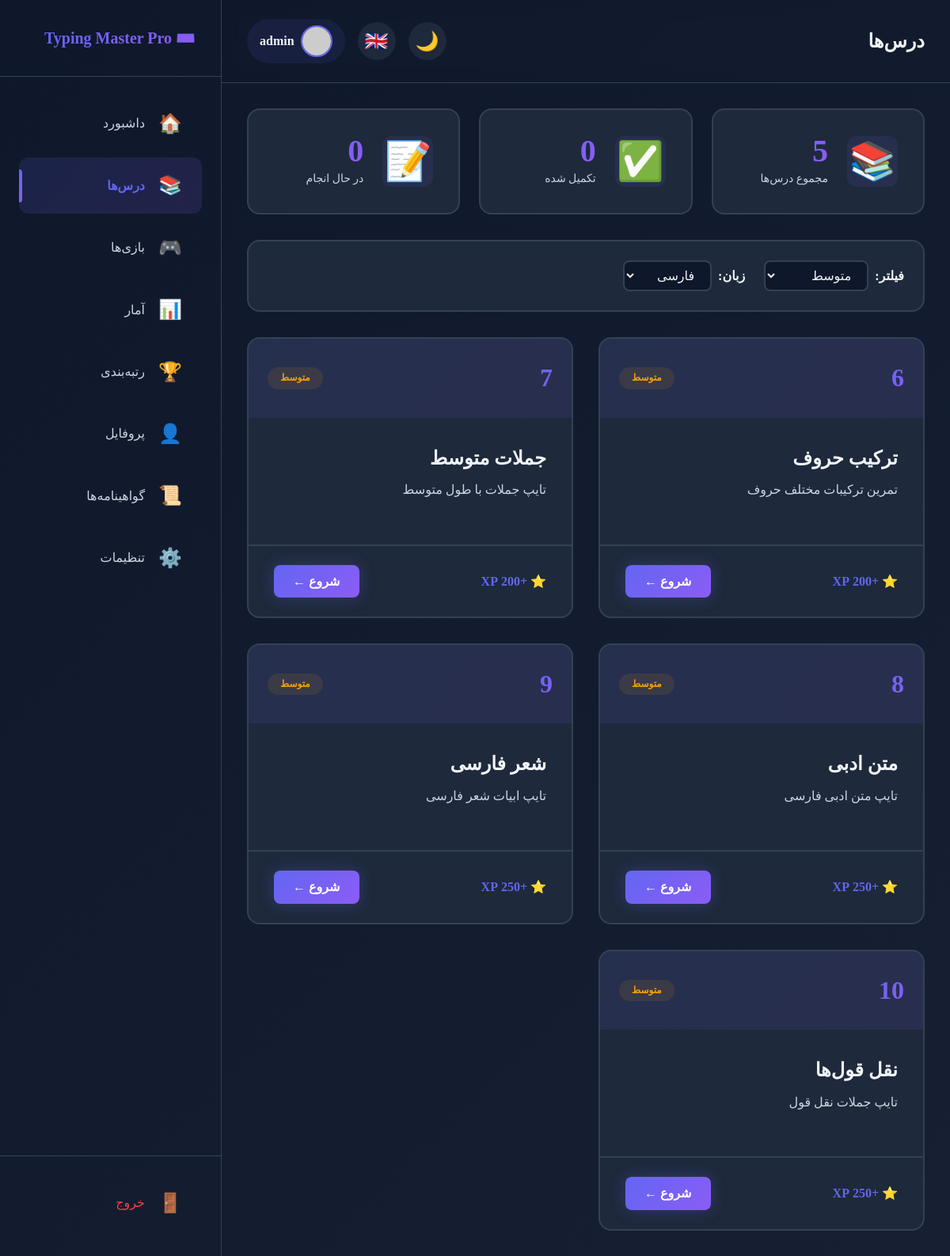
The page /lessons.php?level=intermediate (signed in) on the database its author committed.
### tables this page shows
CREATE TABLE lessons (
    id INT PRIMARY KEY AUTO_INCREMENT,
    title_fa VARCHAR(200) NOT NULL,
    title_en VARCHAR(200) NOT NULL,
    description_fa TEXT,
    description_en TEXT,
    level ENUM('beginner', 'intermediate', 'advanced') DEFAULT 'beginner',
    language ENUM('fa', 'en') NOT NULL,
    content TEXT NOT NULL,
    required_level INT DEFAULT 1,
    xp_reward INT DEFAULT 100,
    order_index INT DEFAULT 0,
    is_active BOOLEAN DEFAULT TRUE,
    created_at TIMESTAMP DEFAULT CURRENT_TIMESTAMP,
    INDEX idx_level (level),
    INDEX idx_language (language),
    INDEX idx_order (order_index)
);

### includes/functions.php (called while the page is built, shortened)
<?php
require_once __DIR__ . '/db.php';
function getLessons($language = null, $level = null) {
    $where = "is_active = 1";
    $params = [];
    if ($language) {
        $where .= " AND language = ?";
        $params[] = $language;
    }
    if ($level) {
        $where .= " AND level = ?";
        $params[] = $level;
    }
    $sql = "SELECT * FROM lessons WHERE {$where} ORDER BY order_index ASC";
    return dbQuery($sql, $params);
}
function getUserLessonProgress($userId, $lessonId) {
    $sql = "SELECT * FROM user_progress WHERE user_id = ? AND lesson_id = ? LIMIT 1";
    return dbQueryOne($sql, [$userId, $lessonId]);
}
function getCurrentLanguage() {
    return DEFAULT_LANGUAGE;
}
function getCurrentTheme() {
    if (isset($_SESSION['theme'])) {
        return $_SESSION['theme'];
    }
    return DEFAULT_THEME;
}
?>

### includes/auth-check.php (called while the page is built, shortened)
<?php
require_once __DIR__ . '/db.php';
require_once __DIR__ . '/functions.php';
function isLoggedIn() {
    return isset($_SESSION['user_id']) && !empty($_SESSION['user_id']);
}
function getCurrentUser() {
    if (isset($_SESSION['user_data'])) {
        return $_SESSION['user_data'];
    }
    return null;
}
?>

### includes/db.php (called while the page is built, shortened)
<?php
class Database {
    private static $instance = null;
    private $connection;
    private $stmt;
    private function __construct() {
        try {
            $dsn = "mysql:host=" . DB_HOST . ";dbname=" . DB_NAME . ";charset=" . DB_CHARSET;
            $options = [
                PDO::ATTR_ERRMODE => PDO::ERRMODE_EXCEPTION,
                PDO::ATTR_DEFAULT_FETCH_MODE => PDO::FETCH_ASSOC,
                PDO::ATTR_EMULATE_PREPARES => false,
                PDO::MYSQL_ATTR_INIT_COMMAND => "SET NAMES utf8mb4 COLLATE utf8mb4_unicode_ci"
            ];
            $this->connection = new PDO($dsn, DB_USER, DB_PASS, $options);
        } catch (PDOException $e) {
            if (DEBUG_MODE) {
                die("Database Connection Error: " . $e->getMessage());
            } else {
                die("خطا در اتصال به دیتابیس. لطفاً بعداً تلاش کنید.");
            }
        }
    }
    public static function getInstance() {
        if (self::$instance === null) {
            self::$instance = new self();
        }
        return self::$instance;
    }
    public function prepare($sql) {
        $this->stmt = $this->connection->prepare($sql);
        return $this;
    }
    public function execute($params = []) {
        try {
            $this->stmt->execute($params);
            return $this;
        } catch (PDOException $e) {
            if (DEBUG_MODE) {
                die("Query Error: " . $e->getMessage());
            }
            return false;
        }
    }
    public function fetchAll() {
        return $this->stmt->fetchAll();
    }
    public function fetch() {
        return $this->stmt->fetch();
    }
}
function db() {
    return Database::getInstance();
}
function dbQuery($sql, $params = []) {
    return db()->prepare($sql)->execute($params)->fetchAll();
}
function dbQueryOne($sql, $params = []) {
    return db()->prepare($sql)->execute($params)->fetch();
}
?>

### lessons.php (the view, shortened to what this page needs)
<?php
require_once __DIR__ . '/includes/db.php';
require_once __DIR__ . '/includes/functions.php';
require_once __DIR__ . '/includes/auth-check.php';
$user = getCurrentUser();
$currentLang = getCurrentLanguage();
$currentTheme = getCurrentTheme();
$filterLevel = isset($_GET['level']) ? $_GET['level'] : null;
$filterLanguage = isset($_GET['lang']) ? $_GET['lang'] : $currentLang;
$lessons = getLessons($filterLanguage, $filterLevel);
$userProgressList = [];
foreach ($lessons as $lesson) {
    $progress = getUserLessonProgress($user['id'], $lesson['id']);
    $userProgressList[$lesson['id']] = $progress;
}
$t = [
    'fa' => [
        'lessons' => 'درس‌ها',
        'all_levels' => 'همه سطوح',
        'beginner' => 'مبتدی',
        'intermediate' => 'متوسط',
        'advanced' => 'پیشرفته',
        'persian' => 'فارسی',
        'english' => 'انگلیسی',
        'filter' => 'فیلتر',
        'start' => 'شروع',
        'continue' => 'ادامه',
        'completed' => 'تکمیل شده',
        'locked' => 'قفل',
        'unlock_at_level' => 'در سطح :level باز می‌شود',
        'best_wpm' => 'بهترین سرعت',
        'best_accuracy' => 'بهترین دقت',
        'attempts' => 'تلاش',
        'xp_reward' => 'پاداش امتیاز',
        'lesson' => 'درس',
        'no_lessons' => 'درسی یافت نشد',
        'total_lessons' => 'مجموع درس‌ها',
        'completed_count' => 'تکمیل شده',
        'in_progress' => 'در حال انجام'
    ],
    'en' => [
        'lessons' => 'Lessons',
        'all_levels' => 'All Levels',
        'beginner' => 'Beginner',
        'intermediate' => 'Intermediate',
        'advanced' => 'Advanced',
        'persian' => 'Persian',
        'english' => 'English',
        'filter' => 'Filter',
        'start' => 'Start',
        'continue' => 'Continue',
        'completed' => 'Completed',
        'locked' => 'Locked',
        'unlock_at_level' => 'Unlocks at level :level',
        'best_wpm' => 'Best WPM',
        'best_accuracy' => 'Best Accuracy',
        'attempts' => 'Attempts',
        'xp_reward' => 'XP Reward',
        'lesson' => 'Lesson',
        'no_lessons' => 'No lessons found',
        'total_lessons' => 'Total Lessons',
        'completed_count' => 'Completed',
        'in_progress' => 'In Progress'
    ]
];
$tr = $t[$currentLang];
$totalLessons = count($lessons);
$completedLessons = 0;
$inProgressLessons = 0;
?>
<!DOCTYPE html>
<html lang="<?= $currentLang ?>" dir="<?= $currentLang === 'fa' ? 'rtl' : 'ltr' ?>">
<head>
    <link rel="stylesheet" href="<?= SITE_URL ?>/assets/css/style.css">
    <link rel="stylesheet" href="<?= SITE_URL ?>/assets/css/themes.css">
    <link rel="stylesheet" href="<?= SITE_URL ?>/assets/css/dashboard.css">
    <link rel="stylesheet" href="<?= SITE_URL ?>/assets/css/lessons.css">
</head>
<body class="theme-<?= $currentTheme ?> lang-<?= $currentLang ?>">
    <?php require_once __DIR__ . '/includes/sidebar.php'; ?>
    <main class="main-content">
        <header class="top-bar">
            <div class="top-bar-left">
                <h1 class="page-title"><?= $tr['lessons'] ?></h1>
            </div>
            <div class="top-bar-right">
                <button class="btn-icon" id="themeToggle">
                    <span class="icon"></span>
                </button>
                <button class="btn-icon" id="langToggle">
                    <span class="icon"><?= $currentLang === 'fa' ? '🇬🇧' : '🇮🇷' ?></span>
                </button>
                <div class="user-menu">
                    <img src="./uploads/avatars/<?= $user['avatar'] ?>" alt="Avatar" class="user-avatar" onerror="this.src='https://ui-avatars.com/api/?name=<?= urlencode($user['username']) ?>&background=6366f1&color=fff'">
                    <span class="user-name"><?= htmlspecialchars($user['username']) ?></span>
                </div>
            </div>
        </header>
        <div class="dashboard-container">
            <div class="lessons-overview">
                <div class="overview-card">
                    <div class="overview-icon">📚</div>
                    <div class="overview-content">
                        <div class="overview-value"><?= $totalLessons ?></div>
                        <div class="overview-label"><?= $tr['total_lessons'] ?></div>
                    </div>
                </div>
                <div class="overview-card">
                    <div class="overview-icon">✅</div>
                    <div class="overview-content">
                        <div class="overview-value"><?= $completedLessons ?></div>
                        <div class="overview-label"><?= $tr['completed_count'] ?></div>
                    </div>
                </div>
                <div class="overview-card">
                    <div class="overview-icon">📝</div>
                    <div class="overview-content">
                        <div class="overview-value"><?= $inProgressLessons ?></div>
                        <div class="overview-label"><?= $tr['in_progress'] ?></div>
                    </div>
                </div>
            </div>
            <div class="lessons-filters">
                <form method="GET" class="filter-form">
                    <div class="filter-group">
                        <label><?= $tr['filter'] ?>:</label>
                        <select name="level" class="form-select" onchange="this.form.submit()">
                            <option value="intermediate" <?= $filterLevel === 'intermediate' ? 'selected' : '' ?>><?= $tr['intermediate'] ?></option>
                        </select>
                    </div>
                    <div class="filter-group">
                        <label><?= $currentLang === 'fa' ? 'زبان:' : 'Language:' ?></label>
                        <select name="lang" class="form-select" onchange="this.form.submit()">
                            <option value="fa" <?= $filterLanguage === 'fa' ? 'selected' : '' ?>><?= $tr['persian'] ?></option>
                        </select>
                    </div>
                </form>
            </div>
            <?php if (count($lessons) > 0): ?>
                <div class="lessons-grid">
                    <?php foreach ($lessons as $lesson):
                        $progress = $userProgressList[$lesson['id']] ?? null;
                        $isCompleted = $progress && $progress['is_completed'];
                        $isLocked = $user['level'] < $lesson['required_level'];
                        $title = $currentLang === 'fa' ? $lesson['title_fa'] : $lesson['title_en'];
                        $description = $currentLang === 'fa' ? $lesson['description_fa'] : $lesson['description_en'];
                    ?>
                        <div class="lesson-card <?= $isCompleted ? 'completed' : '' ?> <?= $isLocked ? 'locked' : '' ?>">
                            <div class="lesson-header">
                                <div class="lesson-number"><?= $lesson['order_index'] ?></div>
                                <div class="lesson-level <?= $lesson['level'] ?>">
                                    <?= $tr[$lesson['level']] ?>
                                </div>
                            </div>
                            <div class="lesson-body">
                                <h3 class="lesson-title"><?= htmlspecialchars($title) ?></h3>
                                <p class="lesson-description"><?= htmlspecialchars($description) ?></p>
                            </div>
                            <div class="lesson-footer">
                                <div class="lesson-xp">
                                    +<?= $lesson['xp_reward'] ?> XP
                                </div>
                                <?php if (!$isLocked): ?>
                                    <a href="practice.php?lesson=<?= $lesson['id'] ?>" class="btn btn-primary" style="text-decoration: none;">
                                        <?php if ($currentLang === 'fa'): ?>
                                            <?= $isCompleted ? $tr['continue'] : $tr['start'] ?> ←
                                        <?php else: ?>
                                            <?= $isCompleted ? $tr['continue'] : $tr['start'] ?> →
                                        <?php endif; ?>
                                    </a>
                                <?php else: ?>
                                    <button class="btn btn-secondary" disabled>
                                        <?= $tr['locked'] ?>
                                    </button>
                                <?php endif; ?>
                            </div>
                        </div>
                    <?php endforeach; ?>
                </div>
            <?php endif; ?>
        </div>
    </main>
</body>
</html>

### rows shown on the page
lessons: order_index "6", level "متوسط", title_fa "ترکیب حروف", description_fa "تمرین ترکیبات مختلف حروف", xp_reward "200"
lessons: order_index "7", level "متوسط", title_fa "جملات متوسط", description_fa "تایپ جملات با طول متوسط", xp_reward "200"
lessons: order_index "8", level "متوسط", title_fa "متن ادبی", description_fa "تایپ متن ادبی فارسی", xp_reward "250"
lessons: order_index "9", level "متوسط", title_fa "شعر فارسی", description_fa "تایپ ابیات شعر فارسی", xp_reward "250"
lessons: order_index "10", level "متوسط", title_fa "نقل قول‌ها", description_fa "تایپ جملات نقل قول", xp_reward "250"

### other values the page prints
SITE_NAME "Typing Master Pro"
$st['dashboard'] "داشبورد"
$st['lessons'] "درس‌ها"
$st['games'] "بازی‌ها"
$st['stats'] "آمار"
$st['leaderboard'] "رتبه‌بندی"
$st['profile'] "پروفایل"
$st['certificates'] "گواهینامه‌ها"
$st['settings'] "تنظیمات"
$st['logout'] "خروج"
$tr['lessons'] "درس‌ها"
$user['username'] "admin"
$totalLessons "5"
$tr['total_lessons'] "مجموع درس‌ها"
$completedLessons "0"
